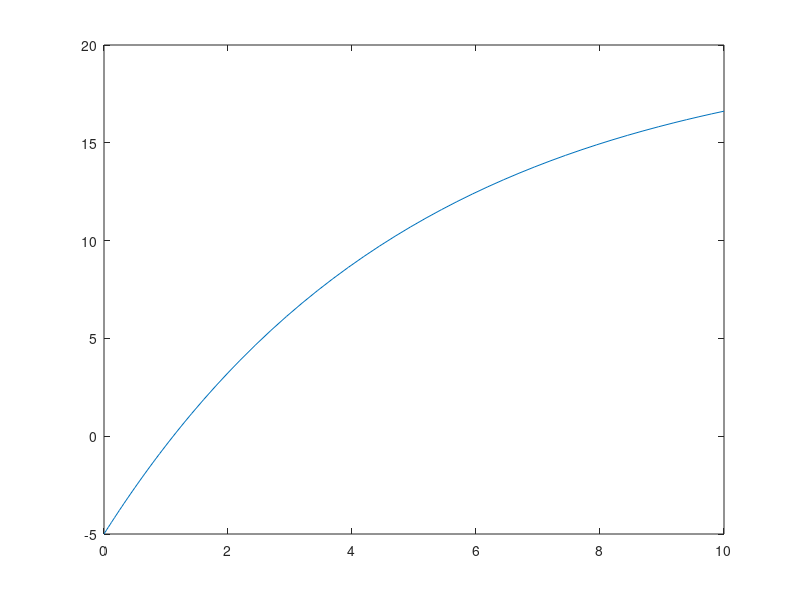

Reproduce this figure in MATLAB.
% q_001
% Modelling the temperature equation
close all;
tspan = [0, 10];
y0 = -5;
Text = 20;
k = 0.2;
DE = @(t, y) -k*(y - Text);
[t, y] = ode45(DE, tspan, y0);
plot(t, y);